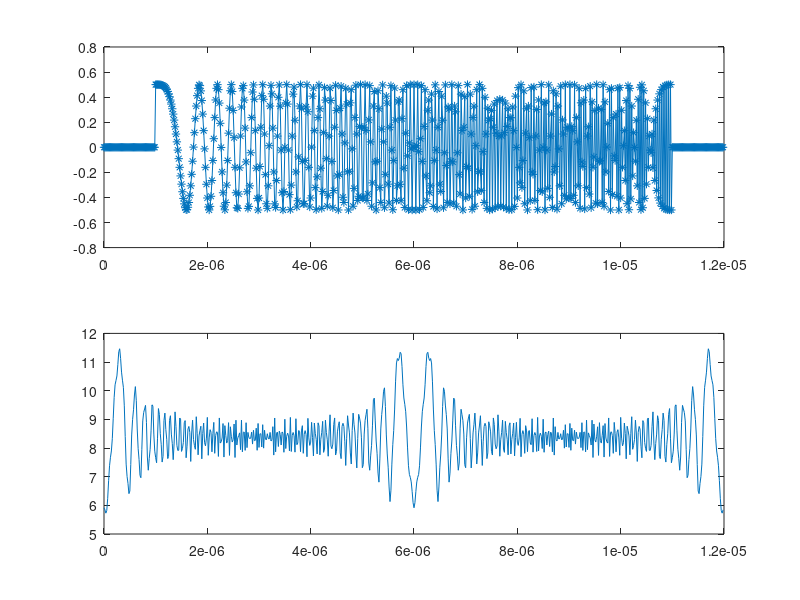

Write MATLAB code to recreate this figure.
clear all;
set(0,'DefaultFigureWindowStyle','docked')

% Generate a chirp and write to file

fs = 56e6;%56e6; % samples/second % 40e6
dt = 1/fs;
f0 = 0e6; % Hz
f1 = 28e6;%25e6; % Hz
t1 = 10e-6;%500e-6; %10e-6; % seconds % 0.01

t_zero_before = 1e-6; % seconds - pad with zeros before
t_zero_after = 1e-6; % seconds - pad with zeros after

t_chrp = 0:dt:(t1-dt);
t = 0:dt:((t1+t_zero_before+t_zero_after)-dt);

y_chrp = 0.5*chirp(t_chrp,f0,t1,f1);
%y_chrp = y_chrp .* hamming(length(y_chrp))'; % optional window function
y_chrp = [zeros(1, t_zero_before*fs) complex(y_chrp) zeros(1, t_zero_after*fs)];
y = y_chrp;

samps = [real(y); imag(y)];
samps = samps(:)';

fileID = fopen('chirp.bin','w');
fwrite(fileID,samps,'float');

%% plot
figure
subplot(2,1,1)
plot(t, real(y), '-*')
subplot(2,1,2)
plot(t, abs(fftshift(fft(y))))
